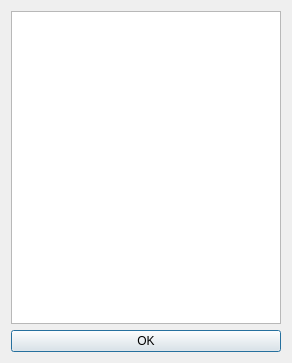
<?xml version="1.0" encoding="UTF-8"?>
<ui version="4.0">
 <class>Dialog</class>
 <widget class="QDialog" name="Dialog">
  <property name="geometry">
   <rect>
    <x>0</x>
    <y>0</y>
    <width>292</width>
    <height>363</height>
   </rect>
  </property>
  <property name="windowTitle">
   <string>Password Manager - Move Folder</string>
  </property>
  <layout class="QVBoxLayout" name="verticalLayout">
   <item>
    <widget class="QListWidget" name="listWidget"/>
   </item>
   <item>
    <widget class="QPushButton" name="OKButton">
     <property name="text">
      <string>OK</string>
     </property>
    </widget>
   </item>
  </layout>
 </widget>
 <resources/>
 <connections/>
</ui>
